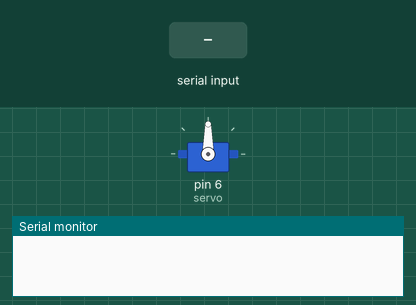
The sketch below on a simulated Arduino Uno, built with avr-gcc and run on an emulated ATmega328P. On the bench: servo, the last lines printed to the serial monitor. Inputs (shaded band) come from the test bench.

Above: at 1.2 s.
1.3 s: "Right" received over the second serial link
At 3.5 s:
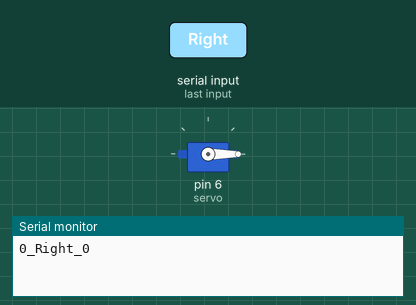
3.8 s: "Left" received over the second serial link
At 5.6 s:
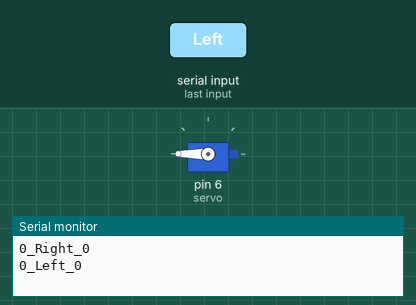
6.3 s: "1" received over the second serial link
At 8.4 s:
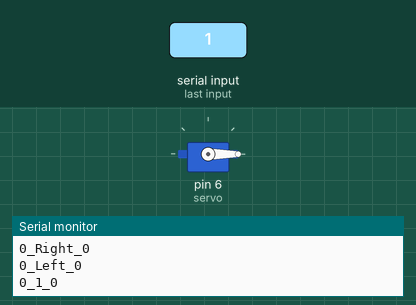
8.7 s: "0" received over the second serial link
At 10.4 s:
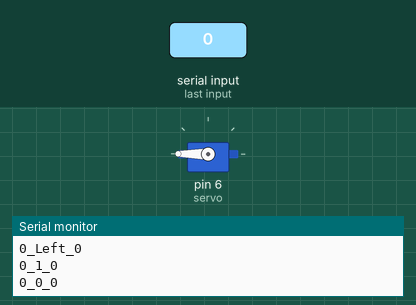
11.1 s: "2" received over the second serial link
At 13.5 s:
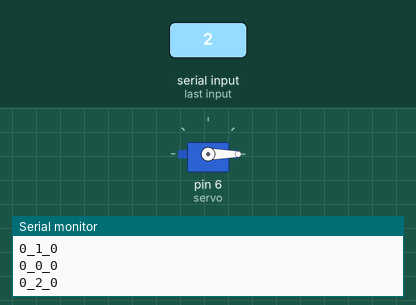
Timing chart, 0 to 14.6 s (numbered marks = the images above; inputs shaded):
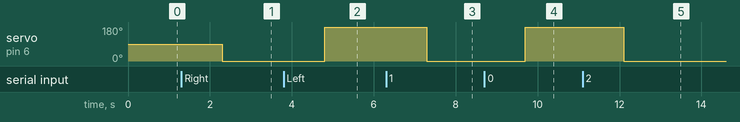

Measured:
- after the input at 1.3 s, servo on pin 6 (servo): 90° → 0° after 1.0 s
- after the input at 3.8 s, servo on pin 6 (servo): 0° → 180° after 1.0 s
- after the input at 6.3 s, servo on pin 6 (servo): 180° → 0° after 1.0 s
- after the input at 8.7 s, servo on pin 6 (servo): 0° → 180° after 1.0 s
- after the input at 11.1 s, servo on pin 6 (servo): 180° → 0° after 1.0 s

The sketch:

hovercraft_client.ino
```cpp
#include <Servo.h>
#include <SoftwareSerial.h>

SoftwareSerial mySerial(10, 11); // RX, TX
Servo servo;
String incomingString = "";

void setup() {
  // put your setup code here, to run once:
  servo.attach(6);
  servo.write(90);

  Serial.begin(115200);
  mySerial.begin(115200);

}
void processCmd(String cmd) {
  if (cmd == "Right")
  {
    servo.attach(6);
    servo.write(0);
  } else if (cmd == "Left")
  {
    servo.attach(6);
    servo.write(180);
  }
}

int i = 0;
void loop() {

  if (mySerial.available()) {
    servo.detach(); //!!!!CONFLICT!!!!IMPORTANT

    incomingString = mySerial.readString();
    //get real cmd starts/ends with "#"
    //call processCmd function
    if(i == 0){
      processCmd("Right");
      i++;
    } else {
      processCmd("Left");
      i--;
    }
    Serial.println("0_" + incomingString + "_0");
  }
}
```
